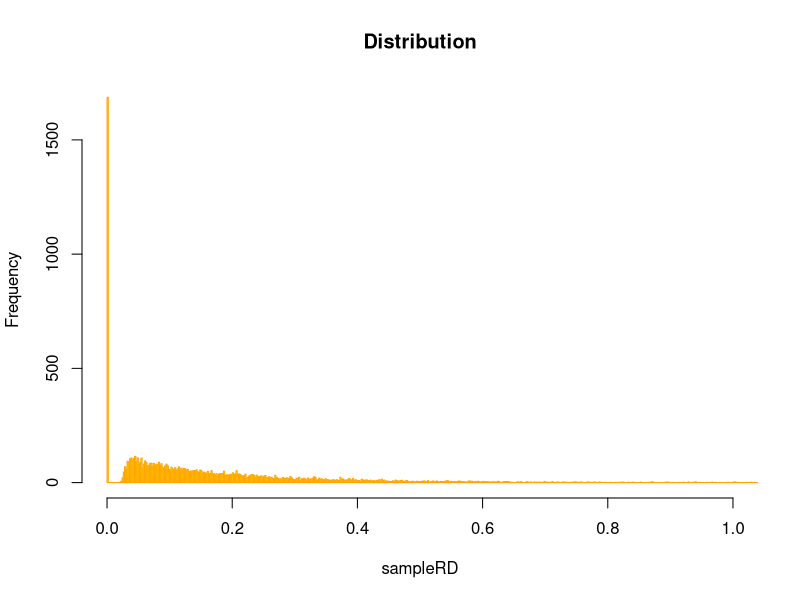

This figure's R source:
## Input
numberOfBidsMin <- 20
numberOfBidsMax <- 25
numberOfContracts <- 10000
numberOfBreaks <- 1000

## Main function
funtionSampleRD <- function(numberOfBidsMin, numberOfBidsMax, numberOfContracts, numberOfBreaks){
  listOfSamples <- list()
  sampleRD <- data.frame()
  for(i in c(1:numberOfContracts)){
    aux <- sample(numberOfBidsMin:numberOfBidsMax,1)
    listOfSamples[i] <- list(sort(sample(c(sample(10:70,1):sample(80:150,1)), aux, replace=TRUE)))
    sampleRD[i,1] <- (listOfSamples[[i]][2]-listOfSamples[[i]][1])/sd(listOfSamples[[i]][2:aux])
  }
         
  sampleRD <- sort(sampleRD[,1], decreasing = TRUE)
  
  hist(sampleRD, main = "Distribution", breaks = numberOfBreaks, border = "orange", col = "yellow", xlim = c(0,1))
}

## Function
funtionSampleRD(numberOfBidsMin, numberOfBidsMax, numberOfContracts, numberOfBreaks)



